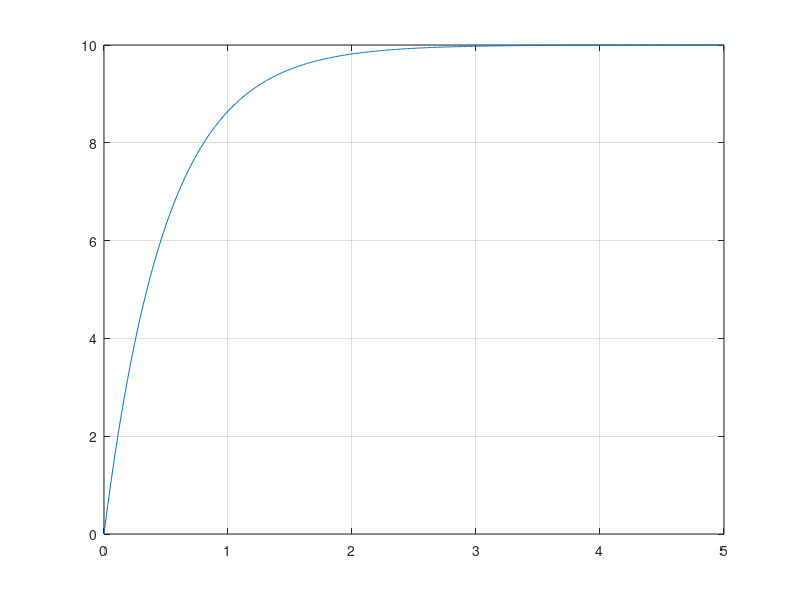
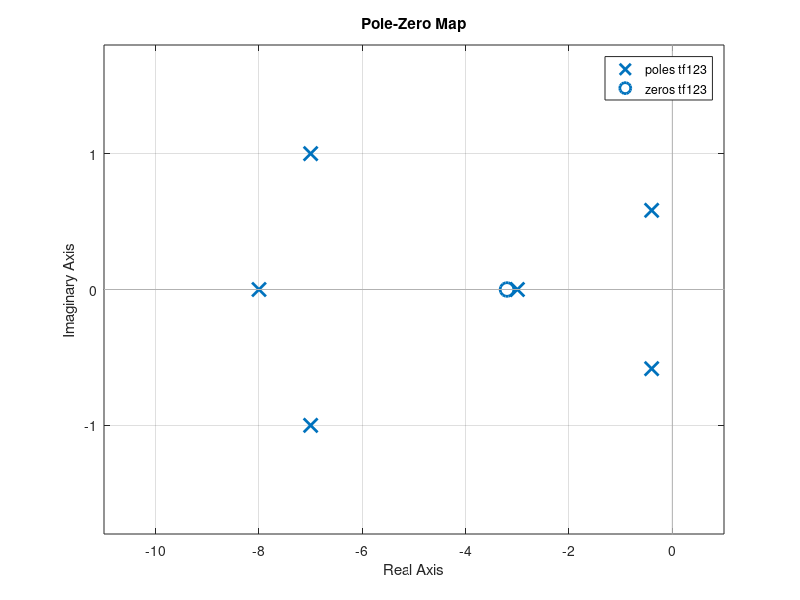

These charts were generated, in order, by the following MATLAB code: (Note: this script raises an error after producing the figures.)
clc
close all
clear

%% Probleme 1
load DonneesIdentifSyst1erOrdre_1.mat
% load ./DonneesIdentifSyst1erOrdre/DonneesIdentifSyst1erOrdre_2.mat


% Vu que mon numerateur de ma forme d'ordre 1 est de 0 + 1 (ordre 1, je regarde juste le premierniveau de xentree)
% Pour mon denumerateur, je garde ordre 1 car je prends l'ordre de mon
% denominateur comme niveau de conservation
Xentree1 = u;
Xsortie1 = -diff(y)./diff(t);
Ymat = y(1:end-1);

Xmat = [Xentree1(1:end-1) Xsortie1];

A1 = Xmat\Ymat;
K1 = A1(1);
T1 = A1(2);

disp('La valeur de K est : ')
disp(K1)
disp('La valeur de T est : ')
disp(T1)

figure('Name','Graph Ordre 1')
plot(t,y)
grid on

%% Probleme 2
num1 = [2 6.4];
den1 = [1 8];
num2 = [25];
den2 = [1 14.8 61.7 47 25];
num3 = [3];
den3 = [1 3];

tf1 = tf(num1,den1);
tf2 = tf(num2,den2);
tf3 = tf(num3,den3);

tf123 = series(tf1,series(tf2,tf3));

figure('Name','Pôles-Zeros')
%Plus proche de l'axe des img, plus le poids est elevé
pzmap(tf123)

%(B) Réduire le modèle
[numtot, dentot] = tfdata(tf123, 'v');
[Residues1, Poles, K2] = residue(numtot,dentot);  
poids = abs(Residues1)./real(Poles)
%selon le output de mon poids, je prends les 5e et 6e
%on recrée la fonction mais en gardant juste le plus important
[num4,den4] = residue(Residues1(5:6),Poles(5:6),K2);
tf4 = tf(num4,den4);

Ktf123 = dcgain(tf123);
Ktf4 = dcgain(tf4);
Kn = Ktf123/Ktf4;

figure('Name','Lab1 Prob 2')
hold on
stepplot(tf123)
stepplot(Kn*tf4)
hold off
grid on

%% Probleme 3
t3 = [0:0.01:25]';
u3 = zeros(size(t3));
u3((t3 >= 0) &(t3 < 2)) = 2;
u3((t3 >= 2)) = 0.5;

num6 = [1 2];
den6 = [1 1 0.25];
tf6 = tf(num6,den6);

[A,B,C,D] = tf2ss(num6,den6);
Ymat2 = lsim(tf6,u3,t3);

figure('Name','Probleme 3')
plot(t3,Ymat2)
grid on;

%% Probleme 5
A5 = [-2 -2.5 -0.5;
    1 0 0;
    0 1 0];
B5 = [1; 0; 0];
C5 = [0 1.5 1];
D5 = [0];

SYS7 = ss(A5,B5,C5,D5);

x07 = [1 0 2]';
t7 = [0:0.01:25]';
u7((t7 >= 0) &(t7 < 2)) = 2;
u7((t7 >= 2)) = 0.5;

[Y7,T7,X7] = lsim(SYS7,u7,t7,x07);

figure('Name','Probleme 5')
plot(T7,X7)
legend('x1(t)','x2(t)','x3(t)')
grid on

SYS2 = ss(A5,B5,C5,D5);
X08 = [0 0 0];
[Y8,T8,X8] = lsim(SYS2,u7,t7,X08);

figure('Name','Probleme 5 CI = 0')
plot(T8,X8)
legend('x1(t)','x2(t)','x3(t)')
grid on